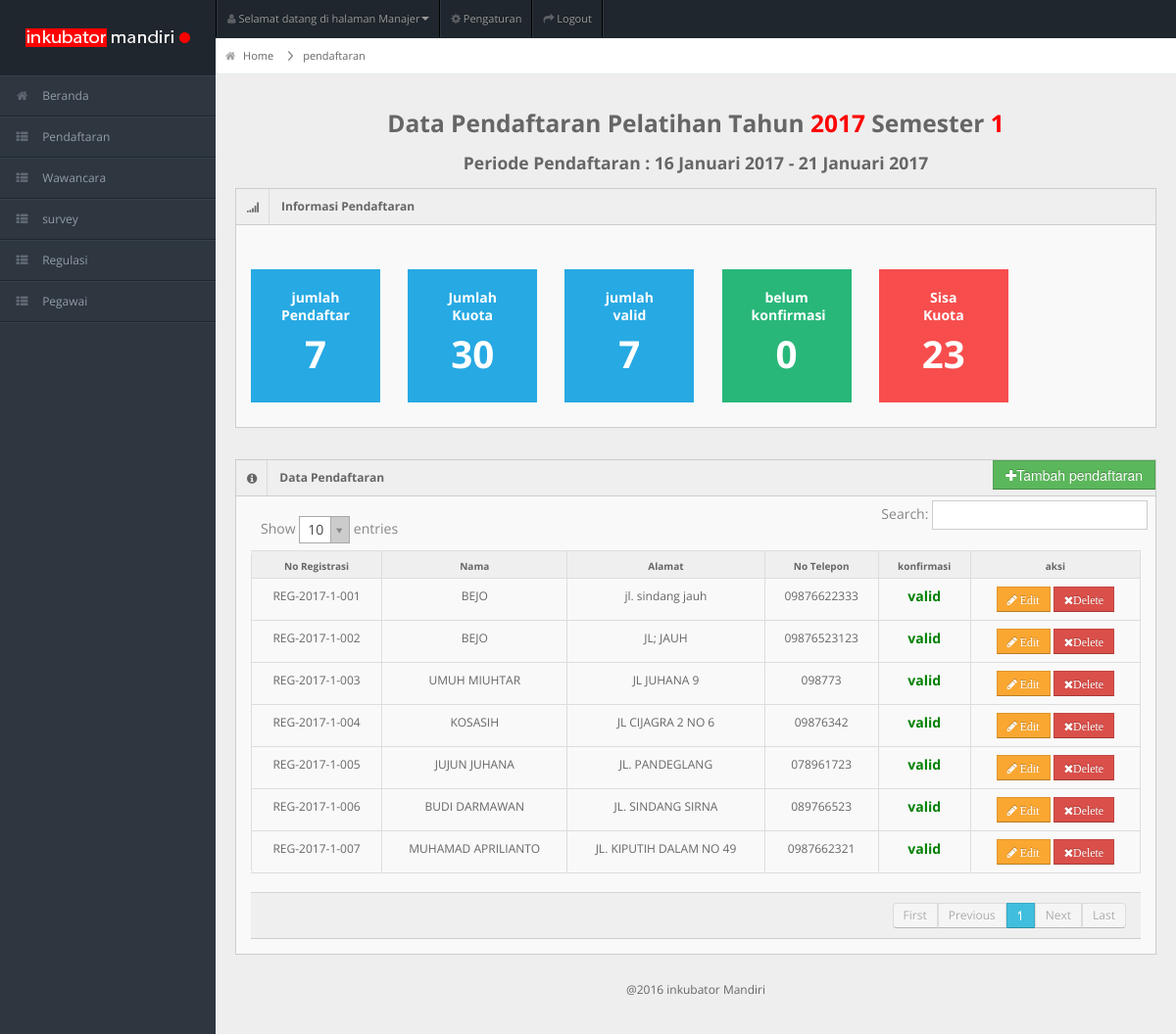
Screenshot of /admin/index.php?page=pendaftaran (signed in) with the database file from the repository.
### tables this page shows
CREATE TABLE `regulasi` (
  `ID_REGULASI` varchar(20) NOT NULL,
  `TAHUN` year(4) DEFAULT NULL,
  `SEMESTER` int(11) DEFAULT NULL,
  `KUOTA` int(11) DEFAULT NULL,
  `PENDAFTARAN_AWAL` date DEFAULT NULL,
  `PENDAFTARAN_AKHIR` date DEFAULT NULL,
  `WAWANCARA_AWAL` date DEFAULT NULL,
  `WAWANCARA_AKHIR` date DEFAULT NULL,
  `SURVEY_AWAL` date DEFAULT NULL,
  `SURVEY_AKHIR` date DEFAULT NULL,
  `STATUS_PENDAFTARAN` int(11) DEFAULT NULL
);

CREATE TABLE `registrasi` (
  `NO_REGIS` varchar(20) NOT NULL,
  `NIK` bigint(16) DEFAULT NULL,
  `ID_REGULASI` varchar(20) DEFAULT NULL,
  `TANGGAL_REGISTRASI` date DEFAULT NULL,
  `KONFIRMASI` int(11) DEFAULT NULL,
  `STATUS_WAWANCARA` int(11) DEFAULT NULL
);

CREATE TABLE `peserta` (
  `NIK` bigint(16) NOT NULL,
  `NAMA` varchar(20) DEFAULT NULL,
  `ALAMAT` text,
  `NO_TELEPON` varchar(12) DEFAULT NULL,
  `JENIS_KELAMIN` varchar(10) DEFAULT NULL,
  `TANGGAL_LAHIR` date DEFAULT NULL,
  `EMAIL` text,
  `PHOTO` text,
  `PHOTO_KTP` text
);

### config/fungsi_tanggal.php (called while the page is built, shortened)
<?php
function DateToIndo($date) {
		$BulanIndo = array("Januari", "Februari", "Maret",
						   "April", "Mei", "Juni",
						   "Juli", "Agustus", "September",
						   "Oktober", "November", "Desember");
		$tahun = substr($date, 0, 4);
		$bulan = substr($date, 5, 2);
		$tgl   = substr($date, 8, 2);
		$result = $tgl . " " . $BulanIndo[(int)$bulan-1] . " ". $tahun;
		return($result);
}
?>

### admin/system/pendaftaran/data_pendaftaran.php (the view, shortened to what this page needs)
<?php
  $query1 ="SELECT * FROM regulasi WHERE ID_REGULASI IN( SELECT MAX(ID_REGULASI) FROM regulasi)";
  $sql1 = mysql_query($query1);
  $data1 = mysql_fetch_array($sql1);
  $id=$data1['ID_REGULASI'];
  $tahun=$data1['TAHUN'];
  $semester=$data1['SEMESTER'];
  $pendaftaran_awal=$data1['PENDAFTARAN_AWAL'];
$pendaftaran_akhir=$data1['PENDAFTARAN_AKHIR'];
  $regis = mysql_query("SELECT * FROM registrasi WHERE ID_REGULASI='$id'");
  $n_regis = mysql_num_rows($regis);
$regis_valid = mysql_query("SELECT * FROM registrasi WHERE ID_REGULASI='$id' AND KONFIRMASI='1'");
  $n_regis_valid = mysql_num_rows($regis_valid);
  $regis_un = mysql_query("SELECT * FROM registrasi WHERE ID_REGULASI='$id' AND KONFIRMASI='0'");
  $n_regis_un = mysql_num_rows($regis_un);
      ?>
  <div id="content-header">
    <div id="breadcrumb"> <a href="index.php?page=dashboard" title="kembali ke beranda" class="tip-bottom"><i class="icon-home"></i> Home</a><a href="index.php?page=pendaftaran" title="pergi ke pendaftaran" class="tip-bottom">pendaftaran</a></div>
  </div>
   <div class="container-fluid">
<div class="row-fluid">
    <h3 align="center">
    Data Pendaftaran Pelatihan
    Tahun <span style="color: red;"><?php echo $tahun;?></span>
    Semester <span style="color: red;"><?php echo $semester;?></span>
      </h3>
    <h4 align="center">Periode Pendaftaran :
          <?php echo (DateToIndo($pendaftaran_awal))?> - <?php echo (DateToIndo($pendaftaran_akhir))?>
    </h4>
      <div class="widget-box">
        <div class="widget-title bg_lg"><span class="icon"><i class="icon-signal"></i></span>
          <h5>Informasi Pendaftaran</h5>
        </div>
        <div class="widget-content" >
          <div class="row-fluid">
          <div class="quick-actions_homepage">
    <ul class="quick-actions site-stats">
    <li class="bg_lb span2">   <a href=""><b>jumlah Pendaftar</b> <br> <h1><?php echo $n_regis; ?></h1>
    </a></li>
    <li class="bg_lb span2">   <a href=""><b>Jumlah Kuota</b> <br> <h1> <?php echo $data1['KUOTA']; ?> </h1>
    </a></li>
    <li class="bg_lb span2">   <a href=""><b>jumlah valid</b> <br> <h1><?php echo $n_regis_valid; ?></h1>
    </a> </li>
      <li class="bg_lg span2">
      <a href="index.php?page=data_konfirmasi"><b>belum konfirmasi</b>
      <br> <h1><?php echo $n_regis_un; ?></h1>
      </a></li>
      <li class="bg_lr span2">
      <a href=""><b>Sisa Kuota</b> <br> <h1><?php echo $data1['KUOTA']-$n_regis_valid; ?></h1>
      </a></li>
    </ul>
  </div>
        </div>
      </div>
    </div>
</div>
    <div class="row-fluid">
      <div class="span12">
        <div class="widget-box">
          <div class="widget-title"> <span class="icon"> <i class="icon-info-sign"></i> </span>
            <h5>Data Pendaftaran</h5>
            <p style='float:right; height:100%;'>
        <a href='index.php?page=tambah_pendaftaran'><button type="submit" class="btn btn-success"><i class="icon-plus"></i>Tambah pendaftaran</button></a>
      </p>
          </div>
          <div class="widget-content">
            <table class="table table-bordered data-table" id="daftar">
              <thead>
                <tr>
                  <th>No Registrasi</th>
                  <th>Nama</th>
                  <th>Alamat</th>
                  <th>No Telepon</th>
                  <th> konfirmasi</th>
                   <th>aksi</th>
                </tr>
              </thead>
 <tbody>
 <?php
$query ="SELECT * FROM regulasi WHERE ID_REGULASI IN( SELECT MAX(ID_REGULASI) FROM regulasi)";
  $sql = mysql_query($query);
  $data = mysql_fetch_array($sql);
  $tahun=$data['ID_REGULASI'];
$query2=mysql_query("SELECT registrasi.* , peserta.* FROM registrasi inner join peserta on registrasi.NIK=peserta.NIK WHERE registrasi.ID_REGULASI='$tahun' order by registrasi.NO_REGIS");
while($data2=mysql_fetch_array($query2)){
?>
                <tr>
                  <td><center><?php echo $data2['NO_REGIS']; ?></center></td>
                  <td><center><?php echo $data2['NAMA']; ?></center></td>
                  <td><center><?php echo $data2['ALAMAT']; ?></center></td>
                  <td class="center"><center><?php echo $data2['NO_TELEPON']; ?></center></td>
                  <td><center>
                  <?php
                  if($data2['KONFIRMASI']==0){
                    echo"belum di konfirmasi";
                  }
                    else if ($data2['KONFIRMASI']==1){
                      echo "<label style='color:green;'><strong>valid</strong></label>";
                    }
                     else if ($data2['KONFIRMASI']==2){
                      echo "<label style='color:red;'><strong> tidak valid</strong></label>";
                    }
                  ?>
                  </center>
                  </td>
                  <td class="center" ><center>
                  <a href="index.php?page=edit_pendaftaran&no_regis=<?php echo $data2['NO_REGIS']?>" class="btn btn-small btn-warning")><i class="btn-icon-only icon-pencil"> Edit</i></a>
                  <a href="system/pendaftaran/delete.php?no=<?php echo $data2['NO_REGIS']?>" class="btn btn-danger btn-small" title="Hapus Data Ini" onclick="return confirm('ANDA YAKIN AKAN MENGHAPUS DATA PENTING INI ... ?')"><i class="btn-icon-only icon-remove">Delete </i></a>
                  </center></td>
                </tr>
                <?php
                }
                ?>
                 </tbody>
            </table>
            </div>
            </div>
            </div>
            </div>
            </div>

### admin/asset/css/matrix-style.css (style rules this page uses)
* { outline:none !important; -moz-outline: none !important; }
html, body { height:100% }
body { overflow-x: hidden; margin-top: -10px; font-family: 'Open Sans', sans-serif; font-size:12px; color:#666; }
a { color:#666; }
select, textarea, input[type="text"], input[type="password"], input[type="datetime"], input[type="datetime-local"], input[type="date"], input[type="month"], input[type="time"], input[type="week"], input[type="number"], input[type="email"], input[type="url"], input[type="search"], input[type="tel"], input[type="color"], .uneditable-input, .label, .dropdown-menu, .btn, .well, .progress, .table-bordered, .btn-group > .btn:first-child, .btn-group > .btn:last-child, .btn-group > .btn:last-child, .btn-group > .dropdown-toggle, .alert { border-radius:0px; }
.btn, textarea, input[type="text"], input[type="password"], input[type="datetime"], input[type="datetime-local"], input[type="date"], input[type="month"], input[type="time"], input[type="week"], input[type="number"], input[type="email"], input[type="url"], input[type="search"], input[type="tel"], input[type="color"], .uneditable-input { box-shadow:none; }
.progress, .progress-success .bar, .progress .bar-success, .progress-warning .bar, .progress .bar-warning, .progress-danger .bar, .progress .bar-danger, .progress-info .bar, .progress .bar-info, .btn, .btn-primary { background-image:none; }
.bg_lb { background:#27a9e3; }
.bg_lg { background:#28b779; }
.bg_lr { background:#f74d4d; }
#content-header { position: abslute; width: 100%; margin-top: -38px; z-index: 20; }
.container-fluid .row-fluid:first-child { margin-top: 20px; }
#breadcrumb { background-color: #fff; border-bottom: 1px solid #e3ebed; }
#breadcrumb a { padding: 8px 20px 8px 10px; display: inline-block; background-image: url('../img/breadcrumb.png'); background-position: center right; background-repeat: no-repeat; font-size: 11px; color: #666666; }
#breadcrumb a:last-child { background-image:none; }
#breadcrumb a i { margin-right: 5px; opacity: .6; }
.quick-actions_homepage { width:100%; text-align:center; position:relative; float:left; margin-top:10px; }
.stat-boxes, .quick-actions, .quick-actions-horizontal, .stats-plain { display: block; list-style: none outside none; margin: 15px 0; text-align: center; }
.quick-actions_homepage .quick-actions li { position:relative; }
.stat-boxes li, .quick-actions li, .quick-actions-horizontal li { float: left; line-height: 18px; margin: 0 10px 10px 0px; padding: 0 10px; }
.quick-actions li { min-width:14%; min-height:70px; }
.quick-actions li, .quick-actions-horizontal li { padding: 0; }
.quick-actions li a { padding:10px 30px; }
.quick-actions li a, .quick-actions-horizontal li a { display: block; color: #fff; font-size:14px; font-weight:lighter; }
.stat-boxes .peity_bar_good, .stat-boxes .peity_line_good, { color: #459D1C; }
.site-stats { margin: 0; padding: 0; text-align:center; list-style: none; }
.site-stats li { cursor: pointer; display:inline-block; margin: 0 5px 10px; text-align:center; width:42%; padding:10px 0; color:#fff; position: relative; }
.widget-box { background: none repeat scroll 0 0 #F9F9F9; border-left: 1px solid #CDCDCD; border-top: 1px solid #CDCDCD; border-right: 1px solid #CDCDCD; clear: both; margin-top: 16px; margin-bottom: 16px; position: relative; }
.widget-title, .modal-header, .table th, div.dataTables_wrapper .ui-widget-header { background:#efefef; border-bottom: 1px solid #CDCDCD; height: 36px; }
.widget-title span.icon { padding: 9px 10px 7px 11px; float: left; border-right:1px solid #dadada; }
.widget-title h5 { color: #666; float: left; font-size: 12px; font-weight: bold; padding: 12px; line-height: 12px; margin: 0; }
.widget-content { padding:15px; border-bottom: 1px solid #cdcdcd; }
.table th { height: auto; font-size: 10px; padding: 5px 10px 2px; border-bottom: 0; text-align: center; color: #666666; }

### admin/asset/css/matrix-media.css (style rules this page uses)
body { background:#2E363F; }

### rows the page displays
regulasi: TAHUN "2017", SEMESTER "1", PENDAFTARAN_AWAL "16 Januari 2017", PENDAFTARAN_AKHIR "21 Januari 2017", KUOTA "30", $data1['KUOTA']-$n_regis_valid "23"
registrasi: NO_REGIS "REG-2017-1-001", peserta.NAMA "BEJO", peserta.ALAMAT "jl. sindang jauh", peserta.NO_TELEPON "09876622333", KONFIRMASI "valid"
registrasi: NO_REGIS "REG-2017-1-002", peserta.NAMA "BEJO", peserta.ALAMAT "JL; JAUH", peserta.NO_TELEPON "09876523123", KONFIRMASI "valid"
registrasi: NO_REGIS "REG-2017-1-003", peserta.NAMA "UMUH MIUHTAR", peserta.ALAMAT "JL JUHANA 9", peserta.NO_TELEPON "098773", KONFIRMASI "valid"
registrasi: NO_REGIS "REG-2017-1-004", peserta.NAMA "KOSASIH", peserta.ALAMAT "JL CIJAGRA 2 NO 6", peserta.NO_TELEPON "09876342", KONFIRMASI "valid"
registrasi: NO_REGIS "REG-2017-1-005", peserta.NAMA "JUJUN JUHANA", peserta.ALAMAT "JL. PANDEGLANG", peserta.NO_TELEPON "078961723", KONFIRMASI "valid"
registrasi: NO_REGIS "REG-2017-1-006", peserta.NAMA "BUDI DARMAWAN", peserta.ALAMAT "JL. SINDANG SIRNA", peserta.NO_TELEPON "089766523", KONFIRMASI "valid"
registrasi: NO_REGIS "REG-2017-1-007", peserta.NAMA "MUHAMAD APRILIANTO", peserta.ALAMAT "JL. KIPUTIH DALAM NO 49", peserta.NO_TELEPON "0987662321", KONFIRMASI "valid"

### other values shown
$n_regis "7"
$n_regis_valid "7"
$n_regis_un "0"
